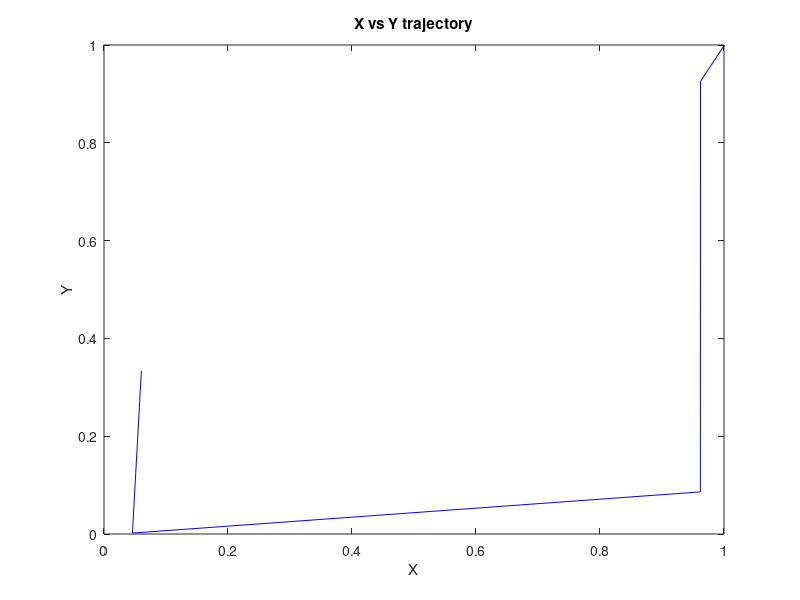
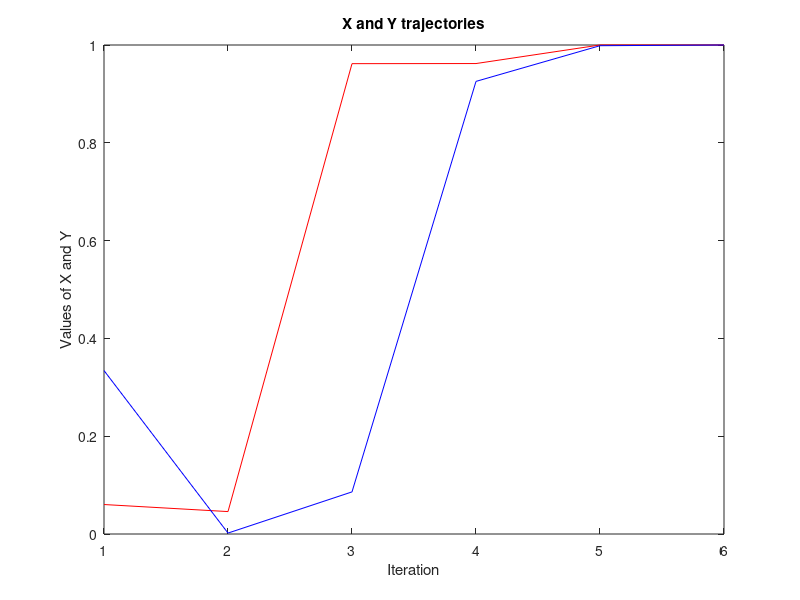
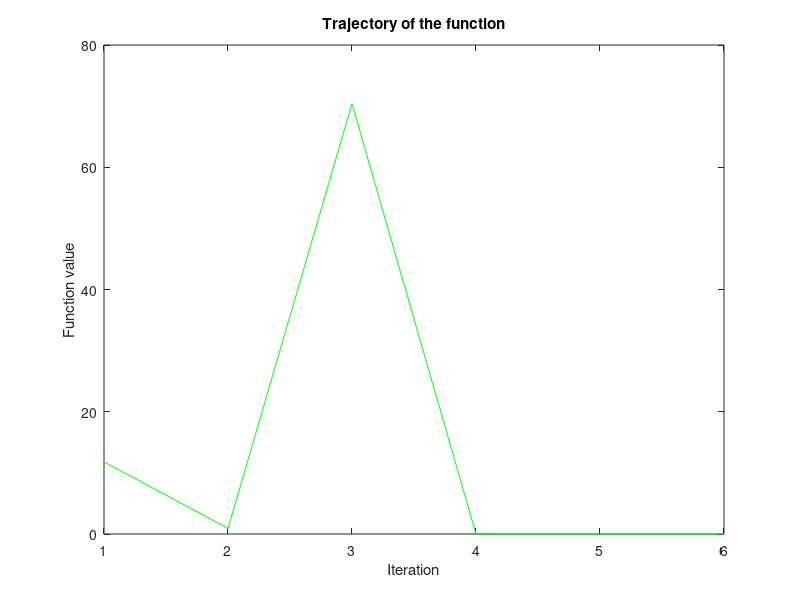

MATLAB code for these plots, in order:
% Input
min = 0;
max = 0.5;
i = 1;
x(i) = (max - min) .* rand(1) + min;
y(i) = (max - min) .* rand(1) + min;

%Function
f(i) = ((1-x(i)).^2 + (100*(y(i) - x(i).^2).^2));

%Using Newtons method
while f(i) > 1e-6
    dfx(i) = (2*x(i))- 2 -(400 * (x(i) * y(i))) + (400 * (x(i).^3));
    dfy(i) = (200 * y(i)) - (200 * (x(i).^ 2));
    dfx2(i) = (1200 * x(i)^2) + 2 - (400 * y(i));
    dfxy(i) = (-400 * x(i));
    dfy2(i) = 200;
    dfyx(i) = (-400 * x(i));
    H = [dfx2(i) dfxy(i);dfyx(i) dfy2(i)];
    w = [x(i);y(i)];
    E = [dfx(i);dfy(i)];
    i = i + 1 ;
    delw = w - ((pinv(H)) * E);
    x(i) = delw(1);
    y(i) = delw(2);
    f(i) = ((1-x(i)).^2 + (100*(y(i) - x(i).^2).^2));
end

%Plot the output
plot(x,y,'b');
title('X vs Y trajectory');
xlabel('X');
ylabel('Y');
figure;
plot(x,'r');
hold on;
plot(y,'b');
hold off;
title('X and Y trajectories');
xlabel('Iteration');
ylabel('Values of X and Y');
figure
plot(1:i, f ,'g');
title('Trajectory of the function');
xlabel('Iteration');
ylabel('Function value');
